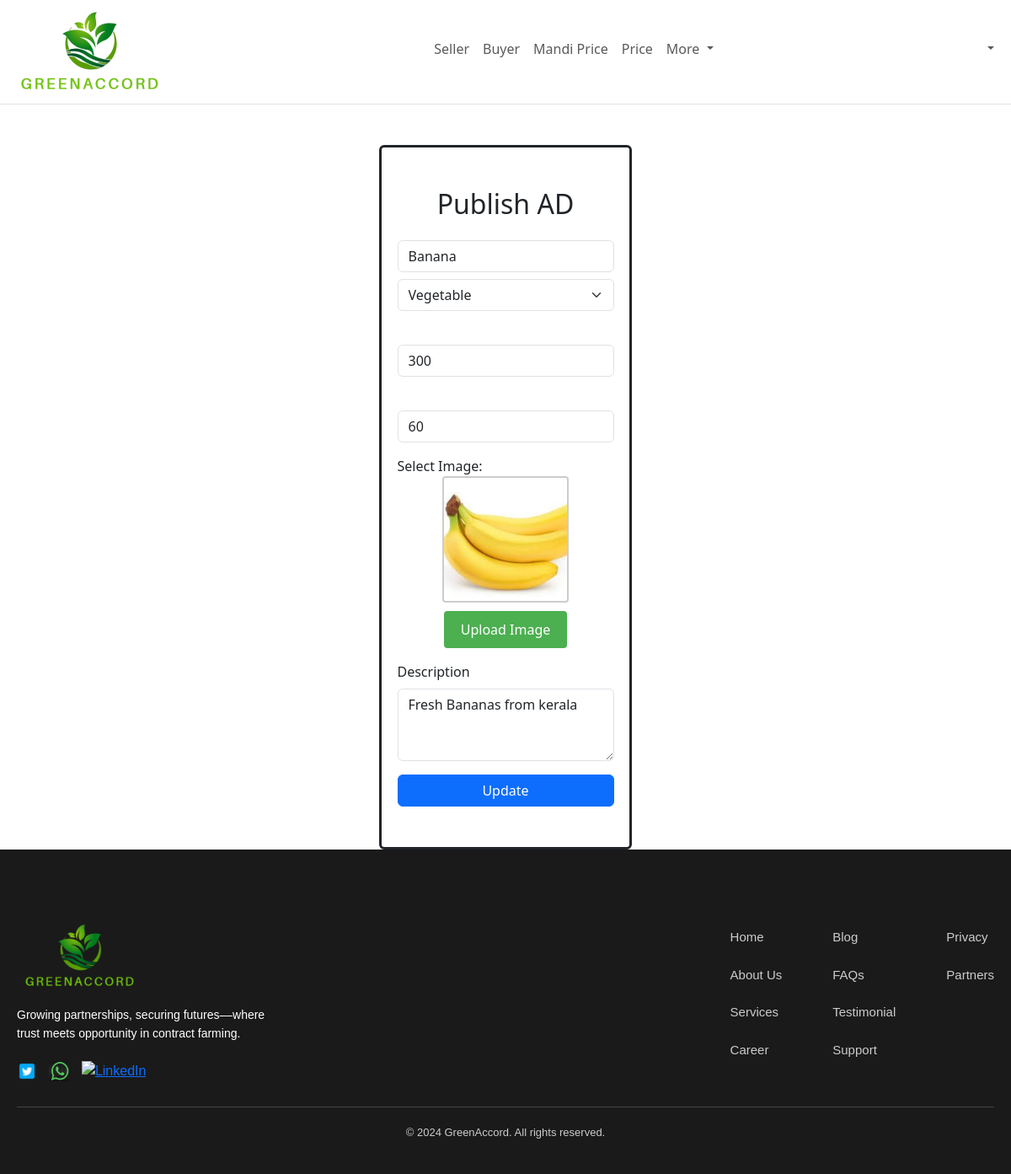
The app's page /edit.php?id=39 with its own data.
### tables this page shows
CREATE TABLE `post` (
  `id` int(3) NOT NULL,
  `type` varchar(50) NOT NULL,
  `title` varchar(255) NOT NULL,
  `author` text NOT NULL,
  `price` int(11) NOT NULL,
  `weight` int(11) NOT NULL,
  `date` timestamp NOT NULL DEFAULT current_timestamp(),
  `status` int(11) NOT NULL,
  `content` varchar(255) NOT NULL,
  `name` varchar(255) NOT NULL,
  `uid` int(11) NOT NULL
);

### edit.php (the view, shortened to what this page needs)
<?php
$i=$_GET['id'];
?>
<!doctype html>
<html lang="en">
    <head>
        <link
            href="https://cdn.jsdelivr.net/npm/bootstrap@5.3.2/dist/css/bootstrap.min.css"
            rel="stylesheet"
        />
    </head>
    <body>
        <header>
            <?php include 'navbar.php'; ?>
        </header>
        <main>
            <?php
                $sql="select * from post where id=$i";
                $result=mysqli_query($conn,$sql);
                $arr = mysqli_fetch_array($result);
                $t=$arr['title'];
                $w=$arr['weight'];
                $p=$arr['price'];
                $c=$arr['content'];
                $loc=$arr['name'];
            ?>
          <div class="d-flex ms-auto me-auto justify-content-center align-items-center mt-5">
            <div style="border: solid;" class="w-25 rounded d-flex justify-content-center">
            <form method="post" enctype="multipart/form-data" action="up.php">
                <div class="form-group mt-5">
                    <h2 class="text-center mb-4">Publish AD</h2>
                    <input type="text" class="form-control mb-2" id="email" placeholder="POST TITLE" name="pt" required  value="<?php echo $t; ?>">
                </div>
                <select class="form-select mb-3" aria-label="Default select example" name="cat" required>
                  <option value="Vegetable">Vegetable</option>
                </select>
                <div class="mb-3">
                  <input type="number" class="form-control" id="weight" name="weight" aria-describedby="emailHelp" placeholder="Weight(KG)" step="0.01" oninput="calculateTotalPrice()" value="<?php echo $w; ?>">
                </div>
                <div class="mb-3">
                  <input type="number" step="0.01" oninput="calculateTotalPrice()" class="form-control" id="price" name="price" aria-describedby="emailHelp" placeholder="Price per KG" value="<?php echo $p; ?>">
                </div>
                <div class="mb-3">
                <tr>
                    <th>Select Image:</th>
                    <td>
                        <div class="form-group file-input">
                            <div class="photo-frame">
                                <img id="uploaded-image" src="images/postimageFarmer/<?php echo $loc; ?>" alt="Uploaded Image" width="150" height="150" >
                            </div>
                            <label for="image">Upload Image</label>
                        </div>
                    </td>
                </tr>
                </div>
                  <div class="mb-3">
                  <label for="exampleFormControlTextarea1" class="form-label">Description</label>
                  <textarea class="form-control" id="exampleFormControlTextarea1" rows="3" name="cnt"><?php echo $c; ?></textarea>
                </div>
                <button type="submit" class="btn btn-primary mb-5 w-100" name="submit">Update</button>
            </form>
            </div>
        </div>
        </main>
        <footer>
            <?php include 'footer.php';?>
        </footer>
    </body>
</html>

### edit.php (style rules this page uses)
.form-group.file-input { position: relative; overflow: hidden; display: flex; flex-direction: column; align-items: center; }
.form-group.file-input .photo-frame { width: 150px; height: 150px; border: 2px solid #ccc; border-radius: 4px; display: flex; justify-content: center; align-items: center; margin-bottom: 10px; overflow: hidden; }
.form-group.file-input .photo-frame img { max-width: 100%; max-height: 100%; object-fit: contain; }
.form-group.file-input label { display: inline-block; background-color: #4CAF50; color: white; padding: 10px 20px; border-radius: 4px; cursor: pointer; font-size: 16px; }

### footer.php (style rules this page uses)
footer { background-color: #1a1a1a; color: #fff; padding: 40px 20px; font-family: Arial, sans-serif; }

### records on screen
post: pt "Banana", weight "300", price "60", name (picture), cnt "Fresh Bananas from kerala"
